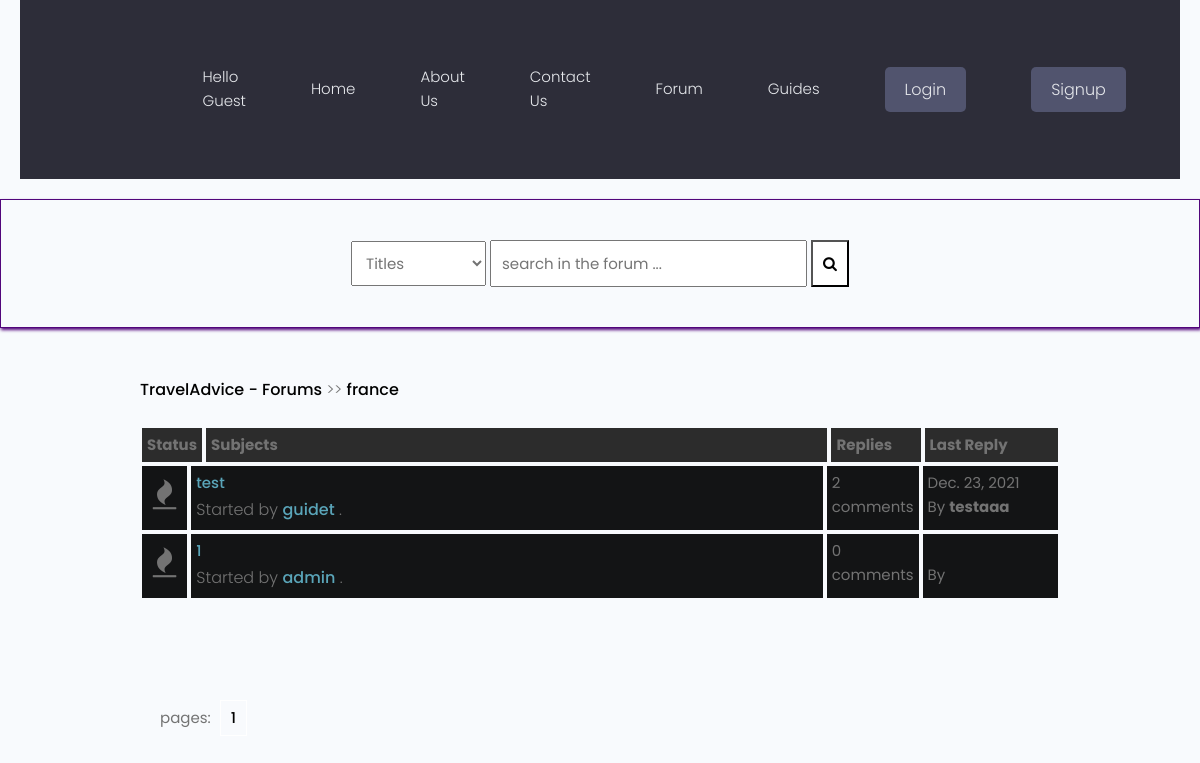
The page /forum/posts/france/ on the database as committed earlier.
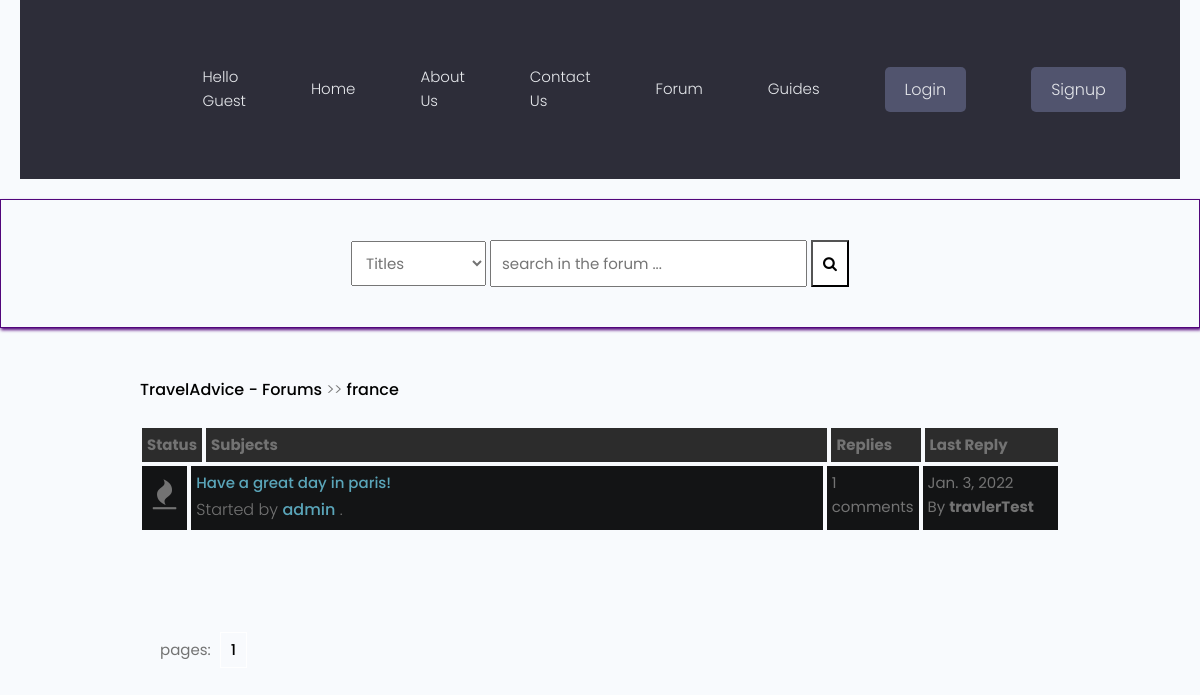
The same page on the database as committed later.
### forum/models.py (models this page shows, shortened)
class Post(models.Model):
    title = models.CharField(max_length=400,unique=True)
    slug = models.SlugField(max_length=400, unique=True, blank=True)
    user = models.ForeignKey(Author, on_delete=models.CASCADE) #frame key of the author
    content = HTMLField()
    categories = models.ForeignKey(Category, on_delete=models.SET_NULL, null=True)
    date = models.DateTimeField(auto_now_add=True)
    tags = TaggableManager() #imported from taggit.managers
    comments = models.ManyToManyField(Comment, blank=True)
    closed = models.BooleanField(default=False)
    def get_url(self):
        return reverse("detail", kwargs={
            "slug":self.slug
        })
    @property
    def num_comments(self):
        return self.comments.count()
    @property
    def last_reply(self):
        return self.comments.latest("date")

class Author(models.Model):
    user = models.ForeignKey(User, on_delete=models.CASCADE)
    fullname = models.CharField(max_length=40, blank=True,unique=True)
    slug = models.SlugField(max_length=400, unique=True, blank=True) # imported from django.utils.text
    bio = HTMLField() #desctription of the user imported the field from tinymce.models
    @property
    def user_name(self):
        return self.user
    @property
    def user_profile(self):
        return self.user.profile.id

class Comment(models.Model):
    user = models.ForeignKey(Author, on_delete=models.CASCADE)
    content = models.TextField()
    date = models.DateTimeField(auto_now_add=True)

### forum/views.py (the view)
# urls.py: path("posts/<slug>/", posts, name="posts"),
def posts(request, slug):
    category = get_object_or_404(Category, slug=slug)
    posts = Post.objects.filter(categories=category)
    paginator = Paginator(posts, 5)
    page = request.GET.get("page")
    try:
        posts = paginator.page(page)
    except PageNotAnInteger:
        posts = paginator.page(1)
    except EmptyPage:
        posts = paginator.page(paginator.num_pages)
    context = {
        "posts":posts,
        "forum": category,
        "title": "Posts"
    }
    return render(request, 'forum/posts.html', context)

### forum/context_processors.py (called while the page is built, shortened)
def searchFunction(request):
    search_context = {}
    posts = Post.objects.all()
    return search_context

### forum/models.py (called while the page is built)
    def get_url(self):
        return reverse("posts", kwargs={ #imported from django.shortcuts
            "slug": self.slug
        })

### forum/templates/forum/posts.html
{% extends 'forumsbase.html' %}
{% block content %}
    <div class="container">
        <div class="navigate">
            <span><a href="{% url 'forumhome' %}">TravelAdvice - Forums</a> >> <a href="{{forum.get_url}}">{{forum.title}}</a></span>
        </div>
        <div class="posts-table">
            <div class="table-head">
                <div class="status">Status</div>
                <div class="subjects">Subjects</div>
                <div class="replies">Replies</div>
                <div class="last-reply">Last Reply</div>
            </div>
                {% for post in posts %}
            <div class="table-row">
                <div class="status"><i class="fa fa-fire"></i></div>
                <div class="subjects">
                        <a href="{{post.get_url}}">{{post.title}}</a>
                    <br>
                    <span>Started by <b><a href="{% url  'guide-profile' post.user.user_profile %}">{{post.user.user_name}}</a></b> .</span>
                </div>
                <div class="replies">
                   {{post.num_comments}} comments <br>
                </div>
                <div class="last-reply">
                    {{post.last_reply.date|date}}
                    <br>By <b>{{post.last_reply.user.user_name}}</b>
                </div>
            </div>
            {% endfor %}
        </div>
            <div class="pagination">
                    pages: {% for num_page in posts.paginator.page_range %} <a href="?page={{num_page}}">{{num_page}}</a> {% endfor %}
            </div>
    </div>
   {% endblock content %}

Rows that differ between the two databases and show on the page:
removed Post: title "test", user.user_name "guidet", num_comments "2", last_reply "Dec. 23, 2021", last_reply.user.user_name "testaaa"
removed Post: title "1", user.user_name "admin", num_comments "0"
added Post: title "Have a great day in paris!", user.user_name "admin", num_comments "1", last_reply "Jan. 3, 2022", last_reply.user.user_name "travlerTest"
